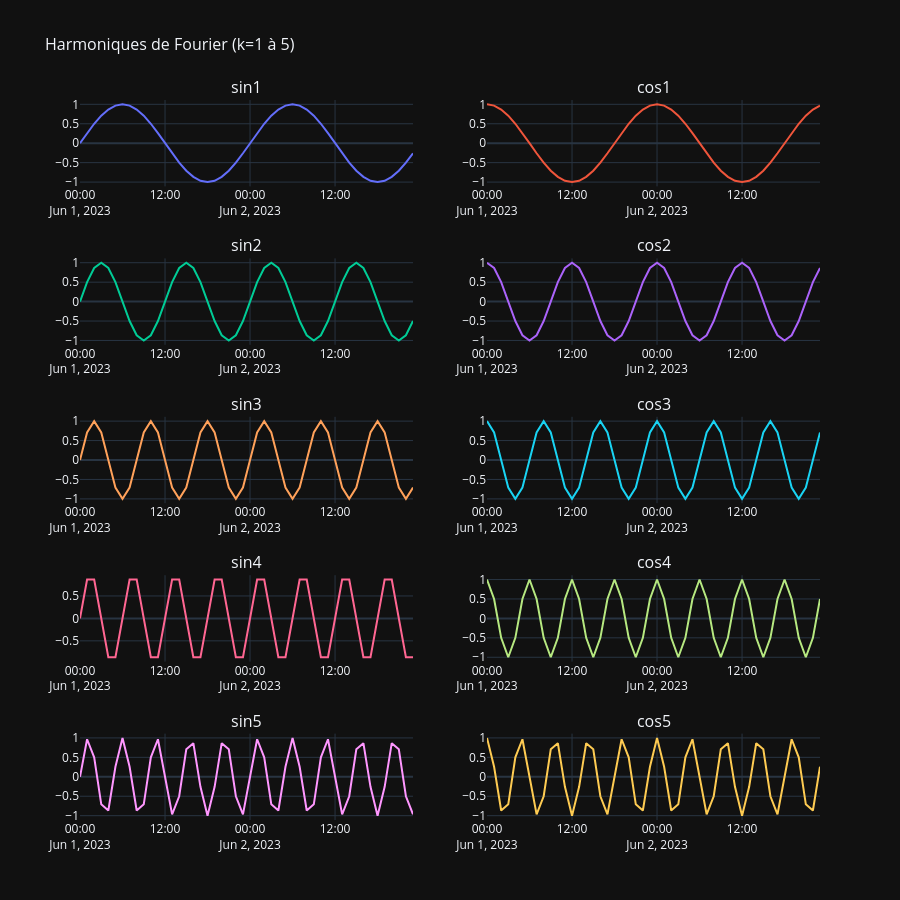

The notebook cell saved with this chart:
### Markdown cell above
## Harmoniques de Fourier (aperçu sur 48 heures)

Synthèse des `sin_k` / `cos_k` pour visualiser la forme d’onde journalière.

### Code cell
t48 = pd.date_range("2023-06-01", periods=48, freq="h")
demo = pd.DataFrame({"pickup_hour_ts": t48, "PULocationID": 1, "trip_count": np.random.poisson(30, 48)})
demo = add_fourier_features(demo, n_harmonics=5)

fig = make_subplots(rows=5, cols=2, subplot_titles=[f"{t}{k}" for k in range(1, 6) for t in ("sin", "cos")])
for k in range(1, 6):
    fig.add_trace(go.Scatter(x=demo["pickup_hour_ts"], y=demo[f"fourier_sin_{k}"], showlegend=False), row=k, col=1)
    fig.add_trace(go.Scatter(x=demo["pickup_hour_ts"], y=demo[f"fourier_cos_{k}"], showlegend=False), row=k, col=2)
fig.update_layout(title="Harmoniques de Fourier (k=1 à 5)", height=900)
style_plotly(fig)
fig.show()
